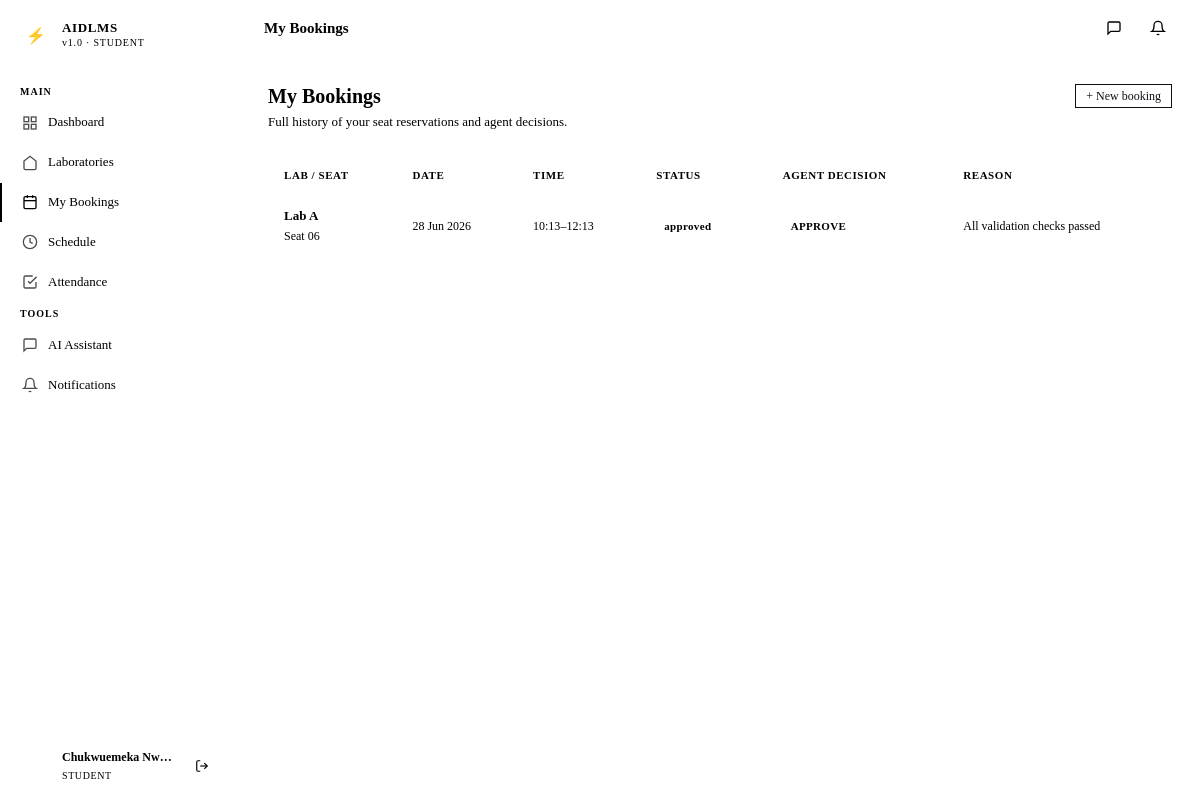
Screenshot of /student/bookings (signed in) with the database file from the repository.
### app/models/models.py (models this page shows, shortened)
class User(UserMixin, db.Model):
    __tablename__ = 'users'
    id = db.Column(db.String(36), primary_key=True, default=gen_uuid)
    name = db.Column(db.String(100), nullable=False)
    email = db.Column(db.String(150), unique=True, nullable=False)
    password_hash = db.Column(db.String(255), nullable=False)
    role = db.Column(db.Enum('student', 'lecturer', 'technician', 'admin', name='user_role'), nullable=False)
    active = db.Column(db.Boolean, default=True)
    created_at = db.Column(db.DateTime, default=datetime.utcnow)
    bookings = db.relationship('Booking', foreign_keys='Booking.user_id', backref='user', lazy='dynamic')
    attendance_records = db.relationship('Attendance', foreign_keys='Attendance.user_id', backref='user', lazy='dynamic')
    notifications = db.relationship('Notification', backref='user', lazy='dynamic')
    chat_logs = db.relationship('ChatLog', backref='user', lazy='dynamic')
    sessions_opened = db.relationship('Session', foreign_keys='Session.lecturer_id', backref='lecturer', lazy='dynamic')
    schedules = db.relationship('Schedule', foreign_keys='Schedule.lecturer_id', backref='lecturer', lazy='dynamic')

class Booking(db.Model):
    __tablename__ = 'bookings'
    id = db.Column(db.String(36), primary_key=True, default=gen_uuid)
    user_id = db.Column(db.String(36), db.ForeignKey('users.id'), nullable=False)
    seat_id = db.Column(db.String(36), db.ForeignKey('seats.id'), nullable=False)
    start_time = db.Column(db.DateTime, nullable=False)
    end_time = db.Column(db.DateTime, nullable=False)
    status = db.Column(db.Enum('pending', 'approved', 'rejected', 'cancelled', 'completed', name='booking_status'), default='pending')
    agent_decision = db.Column(db.String(10))
    agent_reason = db.Column(db.Text)
    created_at = db.Column(db.DateTime, default=datetime.utcnow)

class Laboratory(db.Model):
    __tablename__ = 'laboratories'
    id = db.Column(db.String(36), primary_key=True, default=gen_uuid)
    name = db.Column(db.String(100), nullable=False)
    capacity = db.Column(db.Integer, nullable=False)
    location = db.Column(db.String(100), nullable=False)
    status = db.Column(db.Enum('active', 'inactive', 'maintenance', name='lab_status'), default='active')
    created_at = db.Column(db.DateTime, default=datetime.utcnow)
    seats = db.relationship('Seat', backref='laboratory', lazy='dynamic', cascade='all, delete-orphan')
    schedules = db.relationship('Schedule', backref='laboratory', lazy='dynamic')
    equipment = db.relationship('Equipment', backref='laboratory', lazy='dynamic', cascade='all, delete-orphan')

class Seat(db.Model):
    __tablename__ = 'seats'
    id = db.Column(db.String(36), primary_key=True, default=gen_uuid)
    lab_id = db.Column(db.String(36), db.ForeignKey('laboratories.id'), nullable=False)
    seat_number = db.Column(db.String(10), nullable=False)
    status = db.Column(db.Enum('available', 'reserved', 'occupied', 'faulty', name='seat_status'), default='available')
    has_power = db.Column(db.Boolean, default=False)
    has_network = db.Column(db.Boolean, default=False)
    updated_at = db.Column(db.DateTime, default=datetime.utcnow, onupdate=datetime.utcnow)
    bookings = db.relationship('Booking', backref='seat', lazy='dynamic')

### app/student/routes.py (the view)
@student_bp.route('/bookings')
@student_required
def bookings():
    bookings = Booking.query.filter_by(user_id=current_user.id)\
        .order_by(Booking.created_at.desc()).all()
    return render_template('student/bookings.html', bookings=bookings)

### app/student/routes.py (called while the page is built)
def student_required(f):
    @wraps(f)
    def decorated(*args, **kwargs):
        if current_user.role != 'student':
            return redirect(url_for('auth.login'))
        return f(*args, **kwargs)
    return login_required(decorated)

### app/templates/student/bookings.html (shortened to what this page needs)
{% extends "base.html" %}
{% block page_title %}My Bookings{% endblock %}
{% block content %}
<div class="page-header">
  <div class="page-header-text">
    <h1>My Bookings</h1>
    <p>Full history of your seat reservations and agent decisions.</p>
  </div>
  <div class="page-header-actions">
    <a href="{{ url_for('student.labs') }}" class="btn btn-primary btn-sm">+ New booking</a>
  </div>
</div>
{% if bookings %}
<div class="table-wrapper">
  <table>
    <thead>
      <tr>
        <th>Lab / Seat</th>
        <th>Date</th>
        <th>Time</th>
        <th>Status</th>
        <th>Agent Decision</th>
        <th>Reason</th>
      </tr>
    </thead>
    <tbody>
      {% for b in bookings %}
      <tr>
        <td>
          <div style="font-weight:600;">{{ b.seat.laboratory.name }}</div>
          <div class="table-mono">Seat {{ b.seat.seat_number }}</div>
        </td>
        <td class="table-mono">{{ b.start_time.strftime('%d %b %Y') }}</td>
        <td class="table-mono">{{ b.start_time.strftime('%H:%M') }}–{{ b.end_time.strftime('%H:%M') }}</td>
        <td><span class="badge badge-{{ b.status }}">{{ b.status }}</span></td>
        <td><span class="badge badge-{{ 'approved' if b.agent_decision == 'APPROVE' else 'rejected' }}">{{ b.agent_decision or '—' }}</span></td>
        <td style="color:var(--color-text-muted); font-size:12px; max-width:200px;">{{ b.agent_reason or '—' }}</td>
      </tr>
      {% endfor %}
    </tbody>
  </table>
</div>
{% endif %}
{% endblock %}

### app/templates/base.html (shortened to what this page needs)
<!DOCTYPE html>
<html lang="en">
<head>
  <link rel="stylesheet" href="{{ url_for('static', filename='css/style.css') }}">
</head>
<body>
<div class="app-shell">
  <aside class="sidebar" id="sidebar">
    <div class="sidebar-brand">
      <a href="{{ url_for('admin.dashboard') if current_user.role == 'admin' else url_for(current_user.role + '.dashboard') }}" class="brand-logo">
        <div class="brand-icon">⚡</div>
        <div class="brand-text">
          <span class="brand-name">AIDLMS</span>
          <span class="brand-sub">v1.0 · {{ current_user.role | upper }}</span>
        </div>
      </a>
    </div>
    <nav class="sidebar-nav">
      {% if current_user.role == 'student' %}
        <span class="nav-section-label">Main</span>
        <a href="{{ url_for('student.dashboard') }}" class="nav-item {% if request.endpoint == 'student.dashboard' %}active{% endif %}">
          <svg class="nav-icon" viewBox="0 0 24 24" fill="none" stroke="currentColor" stroke-width="2"><rect x="3" y="3" width="7" height="7"/><rect x="14" y="3" width="7" height="7"/><rect x="14" y="14" width="7" height="7"/><rect x="3" y="14" width="7" height="7"/></svg>
          Dashboard
        </a>
        <a href="{{ url_for('student.labs') }}" class="nav-item {% if 'labs' in request.endpoint %}active{% endif %}">
          <svg class="nav-icon" viewBox="0 0 24 24" fill="none" stroke="currentColor" stroke-width="2"><path d="M3 9l9-7 9 7v11a2 2 0 01-2 2H5a2 2 0 01-2-2z"/></svg>
          Laboratories
        </a>
        <a href="{{ url_for('student.bookings') }}" class="nav-item {% if request.endpoint == 'student.bookings' %}active{% endif %}">
          <svg class="nav-icon" viewBox="0 0 24 24" fill="none" stroke="currentColor" stroke-width="2"><rect x="3" y="4" width="18" height="18" rx="2"/><line x1="16" y1="2" x2="16" y2="6"/><line x1="8" y1="2" x2="8" y2="6"/><line x1="3" y1="10" x2="21" y2="10"/></svg>
          My Bookings
        </a>
        <a href="{{ url_for('student.schedule') }}" class="nav-item {% if request.endpoint == 'student.schedule' %}active{% endif %}">
          <svg class="nav-icon" viewBox="0 0 24 24" fill="none" stroke="currentColor" stroke-width="2"><circle cx="12" cy="12" r="10"/><path d="M12 6v6l4 2"/></svg>
          Schedule
        </a>
        <a href="{{ url_for('student.attendance') }}" class="nav-item {% if request.endpoint == 'student.attendance' %}active{% endif %}">
          <svg class="nav-icon" viewBox="0 0 24 24" fill="none" stroke="currentColor" stroke-width="2"><path d="M9 11l3 3L22 4"/><path d="M21 12v7a2 2 0 01-2 2H5a2 2 0 01-2-2V5a2 2 0 012-2h11"/></svg>
          Attendance
        </a>
        <span class="nav-section-label">Tools</span>
        <a href="{{ url_for('chatbot.index') }}" class="nav-item {% if 'chatbot' in request.endpoint %}active{% endif %}">
          <svg class="nav-icon" viewBox="0 0 24 24" fill="none" stroke="currentColor" stroke-width="2"><path d="M21 15a2 2 0 01-2 2H7l-4 4V5a2 2 0 012-2h14a2 2 0 012 2z"/></svg>
          AI Assistant
        </a>
        <a href="{{ url_for('student.notifications') }}" class="nav-item {% if request.endpoint == 'student.notifications' %}active{% endif %}">
          <svg class="nav-icon" viewBox="0 0 24 24" fill="none" stroke="currentColor" stroke-width="2"><path d="M18 8A6 6 0 006 8c0 7-3 9-3 9h18s-3-2-3-9"/><path d="M13.73 21a2 2 0 01-3.46 0"/></svg>
          Notifications
          {% if unread_count > 0 %}<span class="nav-badge">{{ unread_count }}</span>{% endif %}
        </a>
      {% endif %}
    </nav>
    <div class="sidebar-footer">
      <div class="user-info">
        <div class="user-avatar">{{ current_user.name[0] | upper }}</div>
        <div class="user-details">
          <div class="user-name">{{ current_user.name }}</div>
          <div class="user-role">{{ current_user.role }}</div>
        </div>
        <a href="{{ url_for('auth.logout') }}" class="icon-btn" title="Sign out" style="border:none;">
          <svg width="14" height="14" viewBox="0 0 24 24" fill="none" stroke="currentColor" stroke-width="2"><path d="M9 21H5a2 2 0 01-2-2V5a2 2 0 012-2h4"/><polyline points="16 17 21 12 16 7"/><line x1="21" y1="12" x2="9" y2="12"/></svg>
        </a>
      </div>
    </div>
  </aside>
  <div class="main-content">
    <header class="topbar">
      <span class="topbar-title">{% block page_title %}{% endblock %}</span>
      <div class="topbar-actions">
        <a href="{{ url_for('chatbot.index') }}" class="icon-btn" title="AI Assistant">
          <svg width="16" height="16" viewBox="0 0 24 24" fill="none" stroke="currentColor" stroke-width="2"><path d="M21 15a2 2 0 01-2 2H7l-4 4V5a2 2 0 012-2h14a2 2 0 012 2z"/></svg>
        </a>
        {% if current_user.role == 'student' %}
        <a href="{{ url_for('student.notifications') }}" class="icon-btn" title="Notifications">
          <svg width="16" height="16" viewBox="0 0 24 24" fill="none" stroke="currentColor" stroke-width="2"><path d="M18 8A6 6 0 006 8c0 7-3 9-3 9h18s-3-2-3-9"/><path d="M13.73 21a2 2 0 01-3.46 0"/></svg>
          {% if unread_count > 0 %}<span class="notification-dot"></span>{% endif %}
        </a>
        {% endif %}
      </div>
    </header>
    <main class="page-content">
      {% block content %}{% endblock %}
    </main>
  </div>
</div>
</body>
</html>

### rows the page displays
User: role "STUDENT", name "Chukwuemeka Nw…"
Booking: seat.laboratory.name "Lab A", seat.seat_number "06", start_time "28 Jun 2026", start_time "10:13", end_time "12:13", status "approved", agent_decision "APPROVE", agent_reason "All validation checks passed"
